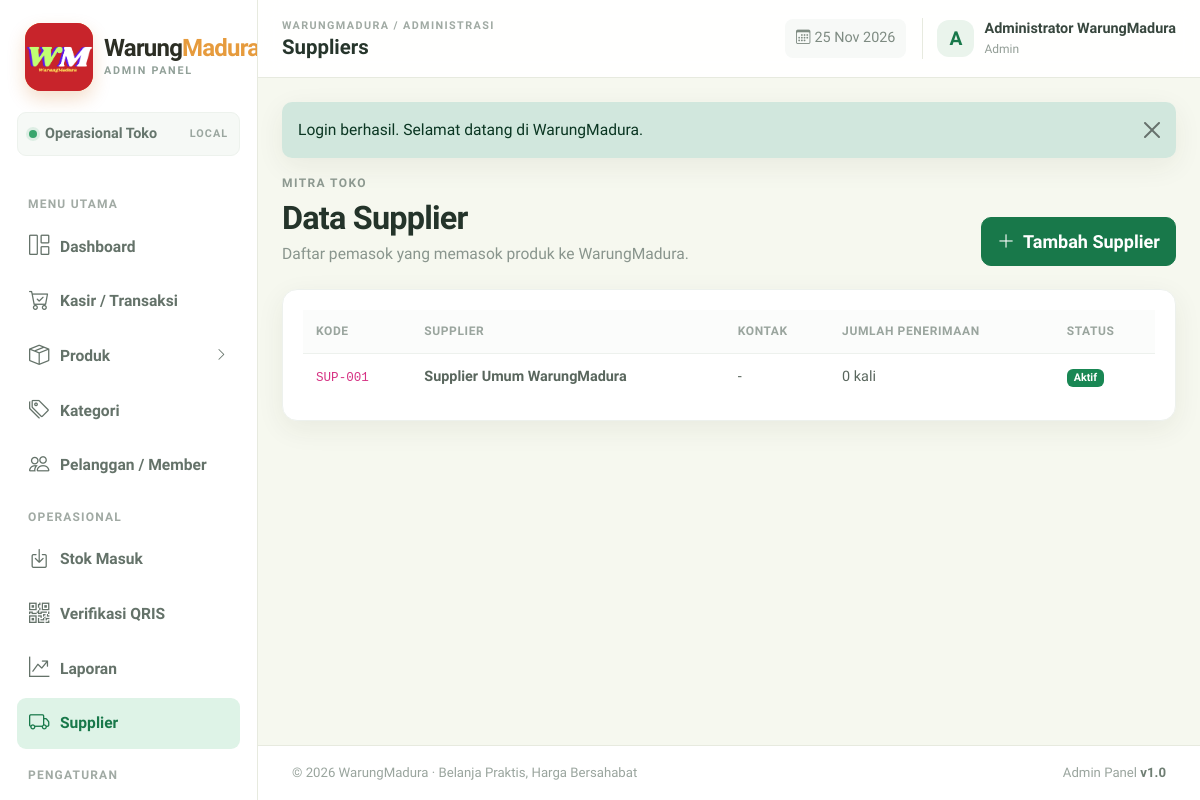
Screenshot of /index.php?page=suppliers (signed in) with the database file from the repository.
### tables this page shows
CREATE TABLE IF NOT EXISTS tbl_supplier (
  id_supplier INT UNSIGNED AUTO_INCREMENT PRIMARY KEY,
  kode_supplier VARCHAR(30) NOT NULL UNIQUE,
  nama_supplier VARCHAR(120) NOT NULL,
  nama_kontak VARCHAR(100) NULL,
  no_hp VARCHAR(25) NULL,
  email VARCHAR(120) NULL,
  alamat TEXT NULL,
  status_supplier ENUM('aktif','nonaktif') NOT NULL DEFAULT 'aktif',
  created_at DATETIME NOT NULL DEFAULT CURRENT_TIMESTAMP,
  INDEX idx_supplier_nama (nama_supplier)
);

### pages/suppliers.php (the view, shortened to what this page needs)
<?php
$rows=$db->query("SELECT s.*,COUNT(p.id_penerimaan) jumlah_penerimaan FROM tbl_supplier s LEFT JOIN tbl_penerimaan_barang p ON p.id_supplier=s.id_supplier GROUP BY s.id_supplier ORDER BY s.id_supplier DESC")->fetchAll();
?>
<div class="page-heading"><div><span class="section-kicker">MITRA TOKO</span><h1>Data Supplier</h1><p>Daftar pemasok yang memasok produk ke WarungMadura.</p></div><button class="btn btn-primary" data-bs-toggle="modal" data-bs-target="#supplierModal"><i class="bi bi-plus-lg me-2"></i>Tambah Supplier</button></div>
<div class="panel-card"><div class="table-responsive"><table class="table app-table align-middle"><thead><tr><th>Kode</th><th>Supplier</th><th>Kontak</th><th>Jumlah Penerimaan</th><th>Status</th></tr></thead><tbody><?php if(!$rows):?><tr><td colspan="5" class="empty-state">Belum ada supplier.</td></tr><?php endif;?><?php foreach($rows as $r):?><tr><td><code><?=e($r['kode_supplier'])?></code></td><td><b><?=e($r['nama_supplier'])?></b><small class="d-block text-muted"><?=e($r['alamat']?:'')?></small></td><td><?=e($r['nama_kontak']?:'-')?><small class="d-block text-muted"><?=e($r['no_hp']?:'')?></small></td><td><?=(int)$r['jumlah_penerimaan']?> kali</td><td><?=status_badge($r['status_supplier'])?></td></tr><?php endforeach;?></tbody></table></div></div>

### app/helpers.php (shortened to what this page needs)
<?php
function e(mixed $value): string
{
    return htmlspecialchars((string)($value ?? ''), ENT_QUOTES | ENT_SUBSTITUTE, 'UTF-8');
}
function status_badge(string $status): string
{
    $map = [
        'aktif' => 'success', 'lunas' => 'success', 'selesai' => 'success',
        'diterima' => 'success', 'berhasil' => 'success',
        'menunggu' => 'warning', 'belum_bayar' => 'warning', 'draft' => 'secondary',
        'diproses' => 'info', 'siap_diambil' => 'primary',
        'nonaktif' => 'secondary', 'dibatalkan' => 'danger', 'gagal' => 'danger',
        'dikembalikan' => 'dark', 'nonaktif' => 'secondary'
    ];
    $label = ucwords(str_replace('_', ' ', $status));
    return '<span class="badge text-bg-' . ($map[$status] ?? 'secondary') . '">' . e($label) . '</span>';
}

### assets/css/app.css (style rules this page uses)
:root { --green:#18784a; --green-dark:#105936; --green-soft:#def3e7; --ink:#2c2e24; --muted:#74766b; --line:#e7eadf; --surface:#fffef9; --canvas:#f6f8ef; --orange:#ef8a24; --orange-dark:#cf6812; --cream:#fff7df; --yellow-soft:#fff1bb; --shadow:0 8px 28px rgba(53,53,33,.07) }
* { box-sizing: border-box }
html { font-size: 16px }
body { font-family: 'Lexend',sans-serif; background: var(--canvas); color: var(--ink); font-size: 1.2rem; line-height: 1.55 }
.btn { border-radius: 10px; font-weight: 600; padding: .62rem .95rem; font-size: 1.128rem; transition: transform .2s,box-shadow .2s,background .2s }
.btn-primary { background: var(--green); border-color: var(--green) }
.page-heading { display: flex; justify-content: space-between; align-items: flex-end; gap: 20px; margin-bottom: 23px; }
.section-kicker { display: block; font-size: 12px; font-weight: 800; letter-spacing: 1.4px; color: #8e9a91; margin-bottom: 6px; }
.page-heading h1 { font: 800 32.4px Lexend,sans-serif; letter-spacing: -.8px; margin: 0 0 5px; color: #24342a; }
.page-heading p { margin: 0; color: #89958d; font-size: 15.6px; }
.panel-card, .kpi-card { background: #fff; border: 1px solid #edf1ed; border-radius: 15px; box-shadow: var(--shadow); }
.panel-card { padding: 20px; }
.app-table { font-size: 14.4px; margin: 0; white-space: nowrap; }
.app-table thead th { font-size: 12px; text-transform: uppercase; letter-spacing: .6px; color: #9aa59e; background: #fbfcfb; border-bottom: 1px solid #edf1ed; padding: 12px 13px; font-weight: 800; }
.app-table tbody td { padding: 12px 13px; border-color: #f0f3f0; color:#59665d; }
.app-table tbody tr:last-child td { border-bottom: 0; }

### rows the page displays
tbl_supplier: kode_supplier "SUP-001", nama_supplier "Supplier Umum WarungMadura", nama_kontak "-", jumlah_penerimaan "0", status_supplier "Aktif"

### other values shown
$group['title'] "MENU UTAMA"
$label "Dashboard"
$label "Kasir / Transaksi"
$label "Produk"
$label "Kategori"
$label "Pelanggan / Member"
$group['title'] "OPERASIONAL"
$label "Stok Masuk"
$label "Verifikasi QRIS"
$label "Laporan"
$label "Supplier"
$group['title'] "PENGATURAN"
$pageTitle "Suppliers"
substr($user['nama_lengkap'] ?? 'A',0,1) "A"
$user['nama_lengkap'] "Administrator WarungMadura"
